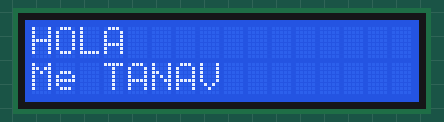
This sketch was run on a simulated Arduino Uno, built with avr-gcc and run on an emulated ATmega328P. Shown: 16×2 character LCD.

Above: at 0.1 s.
At 0.63 s:
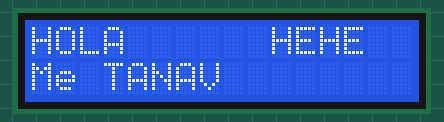

The sketch:

lcd-i2c.ino
```cpp
#include <LiquidCrystal_I2C.h>
LiquidCrystal_I2C lcd(0x27,16,2);
void setup() {
  // put your setup code here, to run once:
lcd.init() ;
lcd.backlight();
}

void loop() {
  // put your main code here, to run repeatedly:
     // turns backlight on
lcd.setCursor(0,0);     // same as before
lcd.print("HOLA");
lcd.setCursor(0,1);
lcd.print("Me TANAV");
delay(500);
lcd.setCursor(10,0);
lcd.print("HEHE");
delay(100);
lcd.clear();

}
```
